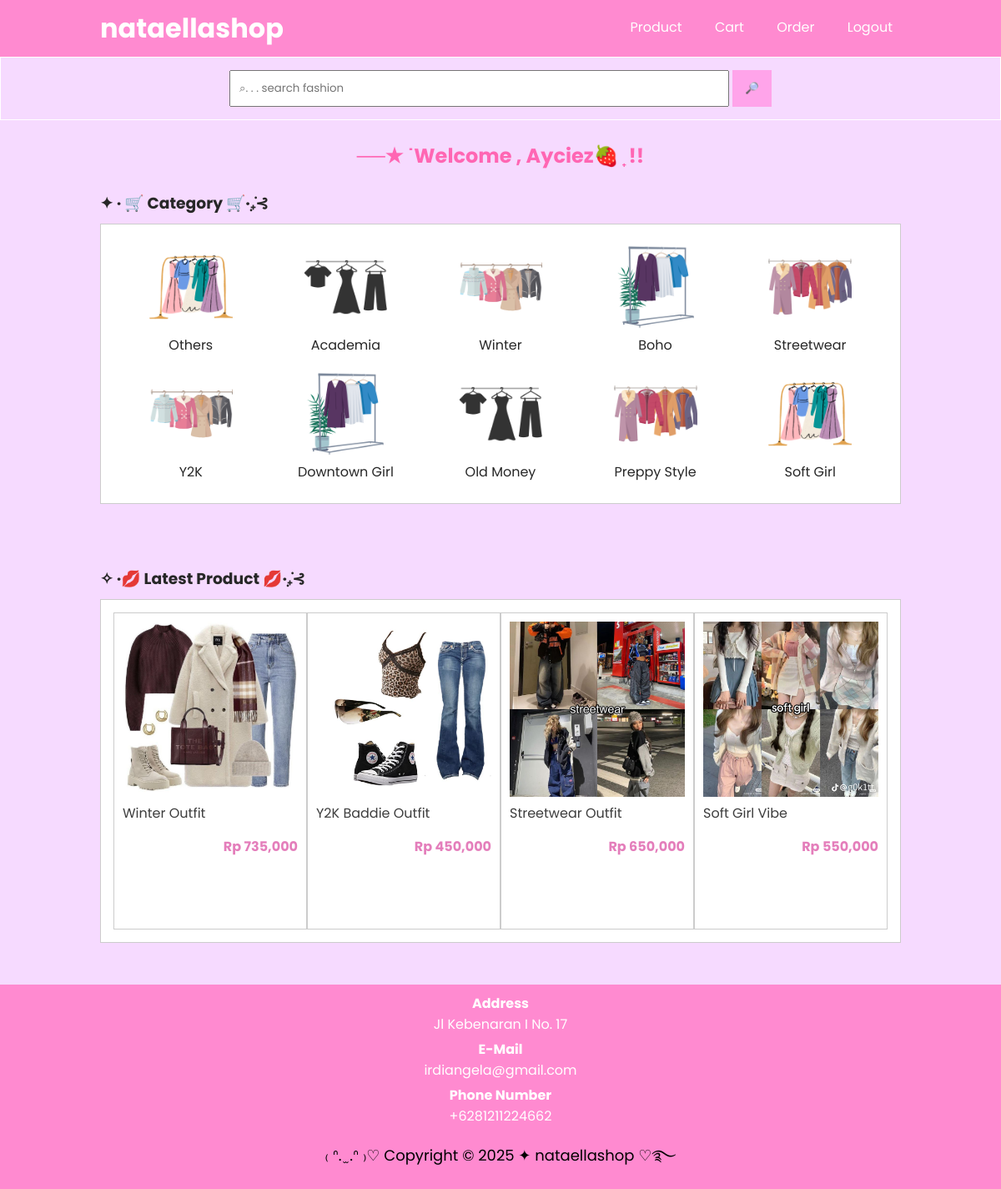
Screenshot of /nataellashop/index.php (signed in) with the database file from the repository.
### tables this page shows
CREATE TABLE `tb_category` (
  `category_id` int(11) NOT NULL,
  `category_name` varchar(25) NOT NULL,
  `category_image` varchar(20) NOT NULL
);

CREATE TABLE `tb_product` (
  `product_id` int(11) NOT NULL,
  `category_id` int(11) NOT NULL,
  `product_name` varchar(100) NOT NULL,
  `product_price` int(11) NOT NULL,
  `product_description` text NOT NULL,
  `product_image` varchar(100) NOT NULL,
  `product_status` tinyint(1) NOT NULL,
  `date_created` timestamp NOT NULL DEFAULT current_timestamp(),
  `stock` int(11) DEFAULT 0
);

### nataellashop/index.php (the view, shortened to what this page needs)
<?php
include 'db.php';
$kontak = mysqli_query($conn, "SELECT admin_telp, admin_email, admin_address FROM tb_admin
    WHERE admin_id =1");
    $a = mysqli_fetch_object($kontak);
?>
<!DOCTYPE html>
<html lang="en">
<head>
    <link rel="stylesheet" type="text/css" href="css/style.css">
</head>
<body>
    <header>
    <div class="container">
        <h1><a href="index.php">nataellashop</a></h1>
        <ul id="navbar">
            <li><a href="produk.php">Product</a></li>
            <li><a href="cart.php">Cart</a></li>
            <li><a href="order.php">Order</a></li>
            <li><a href="login.php">Logout</a></li>
        </ul>
    </div>
    </header>
    <div class="search">
        <div class="container">
            <form action="produk.php">
                    <input type="text" name="search" placeholder="⌕. . . search fashion">
                    <input type="submit" name="cari" value="🔎">
                </form>
            </div>
        </div>
        <div class="section">
            <div class="container">
            <h2>──★ ˙Welcome , <?php echo isset($_SESSION['customer_name']) ? $_SESSION['customer_name'] : 'Admin'; ?>🍓 ̟ !!</h2>
            <br><h3>✦ · 🛒 Category 🛒·₊̣̇⊰</h3>
                <div class="box">
                    <?php
                        $kategori = mysqli_query($conn, "SELECT * FROM tb_category ORDER BY category_id");
                        if(mysqli_num_rows($kategori) > 0){
                            while($k = mysqli_fetch_array($kategori)){
                    ?>
                        <a href="produk.php?kat=<?php echo $k['category_id'] ?>">
                            <div class="col-5">
                                <img src="img/<?php echo $k['category_image'] ?>" width="100px">
                                <p><?php echo $k['category_name'] ?></p>
                            </div>
                        </a>
                    <?php }}else{ ?>
                        <p>There is no category</p>
                    <?php } ?>
                </div>
            </div>
       </div>
        <div class="section">
            <div class="container">
                <h3>✧ ·💋 Latest Product 💋·₊̣̇⊰</h3>
                <div class="box">
                    <?php
                        $produk = mysqli_query($conn, "SELECT * FROM tb_product WHERE product_status = 1 ORDER BY product_id DESC LIMIT 4");
                        if(mysqli_num_rows($produk) > 0){
                            while($p = mysqli_fetch_array($produk)){
                    ?>
                        <a href="detail-produk.php?id=<?php echo $p['product_id'] ?>">
                            <div class="col-4">
                                <img src="produk/<?php echo $p['product_image'] ?>">
                                <p class="nama"><?php echo substr($p['product_name'], 0, 30) ?></p>
                                <p class="harga">Rp <?php echo number_format($p['product_price'])?></p>
                            </div>
                        </a>
                    <?php }}else{ ?>
                        <p>There is no product</p>
                    <?php } ?>
                    </div>
            </div>
        </div>
         <div class="footer">
            <div class="container">
                <h4>Address</h4>
                <p><?php echo $a->admin_address ?></p>
                <h4>E-Mail</h4>
                <p><?php echo $a->admin_email ?></p>
                <h4>Phone Number</h4>
                <p><?php echo $a->admin_telp ?></p>
                <small>₍ ᐢ. ̫ .ᐢ ₎♡ Copyright &copy; 2025 ✦ nataellashop ♡࿐</small>
                </div>
        </div>
</body>
</html>

### nataellashop/css/style.css (style rules this page uses)
* { padding: 0; margin: 0; font-family: 'Poppins', sans-serif; }
body { background-color: rgb(246, 218, 255); }
a { color: inherit; text-decoration: none; }
header { background-color: hsl(324, 100%, 77%); color: #fff; z-index: 10; }
#navbar { z-index: 10; }
header h1 { float: left; padding: 10px 0; }
header ul { float: right; }
header ul li { display: inline-block; }
header ul li a { padding: 20px 10px 20px 25px; text-decoration: none; color: #fff; display: block; }
.container { width: 80%; margin:0 auto; }
.container:after { content: ''; display: block; clear: both; }
.container h2 { color: #ff66b3; text-align: center; }
.container h1 { color: #ffffff; }
.section { padding: 25px 0; color: rgb(39, 39, 39); }
.box { background-color: #fff; border:1px solid #ccc; padding: 15px; box-sizing: border-box; margin:10px 0px 25px 0px; }
.box:after { content: ''; display: block; clear: both; }
.search { padding: 15px 0; background-color: rgb(246, 218, 255); border: 1px solid #ffffff; text-align: center; }
.search input[type=text] { width: 60%; padding:10px; }
.search input[type=submit] { padding:12px 15px; background-color: #ffa4ea; border: none; cursor: pointer; }
.col-5 { width: 20%; text-align: center; float: left; padding: 10px; box-sizing: border-box; }
.col-4 { width: 25%; height: 380px; border: 1px solid #ccc; float: left; padding: 10px; box-sizing: border-box; }
.col-4 img { width: 100%; }
.col-4 .nama { color: #3d3d3d; margin-bottom: 15px; }
.col-4 .harga { font-weight: bold; color: #e47ebb; float: right; }
.footer { padding: 10px 0; background-color: #ff8ad0; color: #ffffff; text-align: center; }
.footer p { margin-bottom: 5px; }
.footer small { font-size: large; color: #000000; margin-top: 10px; display: inline-block; }

### rows the page displays
tb_category: category_image (picture), category_name "Others"
tb_category: category_image (picture), category_name "Academia"
tb_category: category_image (picture), category_name "Winter"
tb_category: category_image (picture), category_name "Boho"
tb_category: category_image (picture), category_name "Streetwear"
tb_category: category_image (picture), category_name "Y2K"
tb_category: category_image (picture), category_name "Downtown Girl"
tb_category: category_image (picture), category_name "Old Money"
tb_category: category_image (picture), category_name "Preppy Style"
tb_category: category_image (picture), category_name "Soft Girl"
tb_product: product_image (picture), product_name "Winter Outfit", product_price "735,000"
tb_product: product_image (picture), product_name "Y2K Baddie Outfit", product_price "450,000"
tb_product: product_image (picture), product_name "Streetwear Outfit", product_price "650,000"
tb_product: product_image (picture), product_name "Soft Girl Vibe", product_price "550,000"

### other values shown
$_SESSION['customer_name'] "Ayciez"
$a->admin_address "Jl Kebenaran I No. 17"
$a->admin_email "irdiangela@gmail.com"
$a->admin_telp "+6281211224662"
